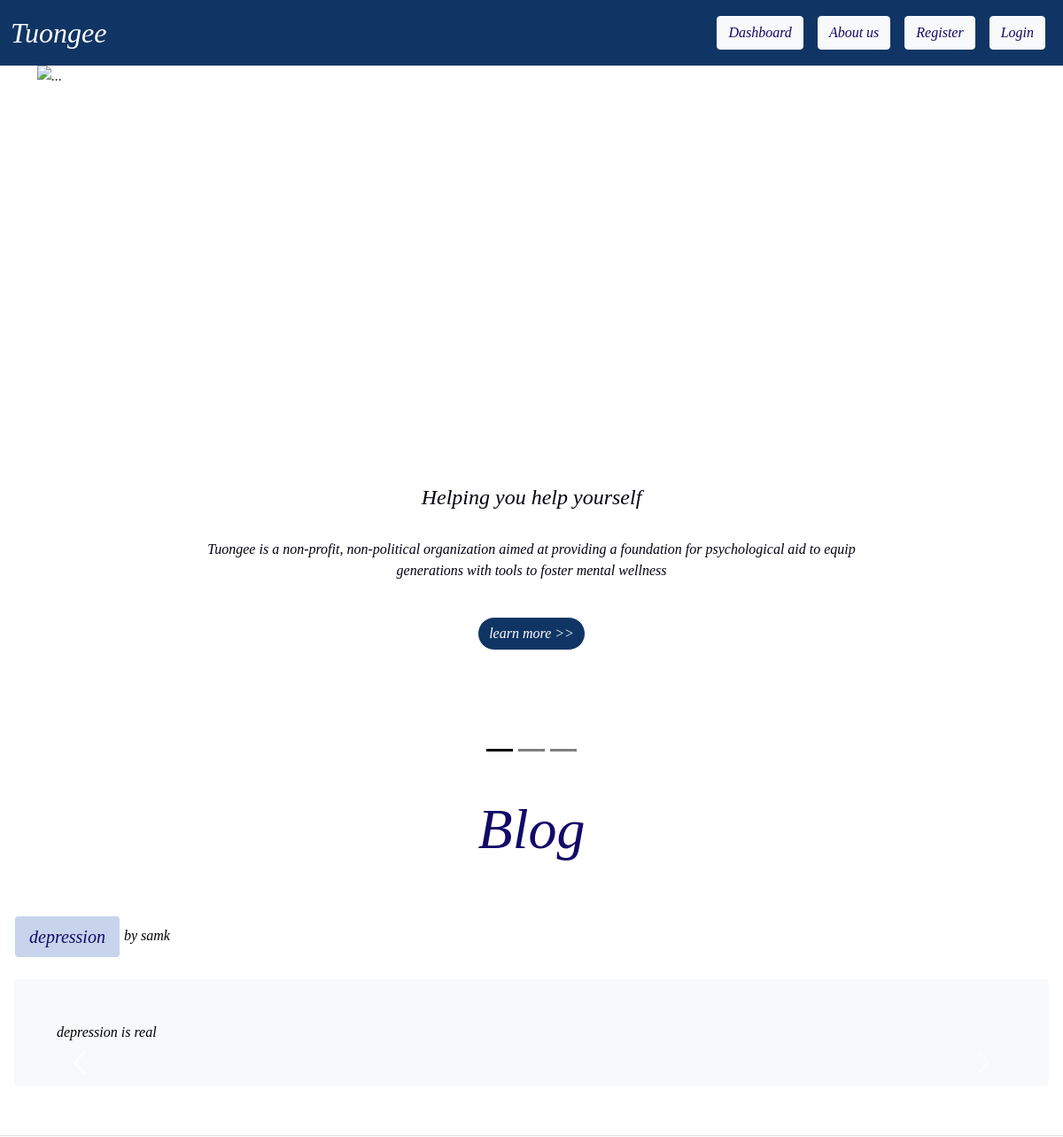
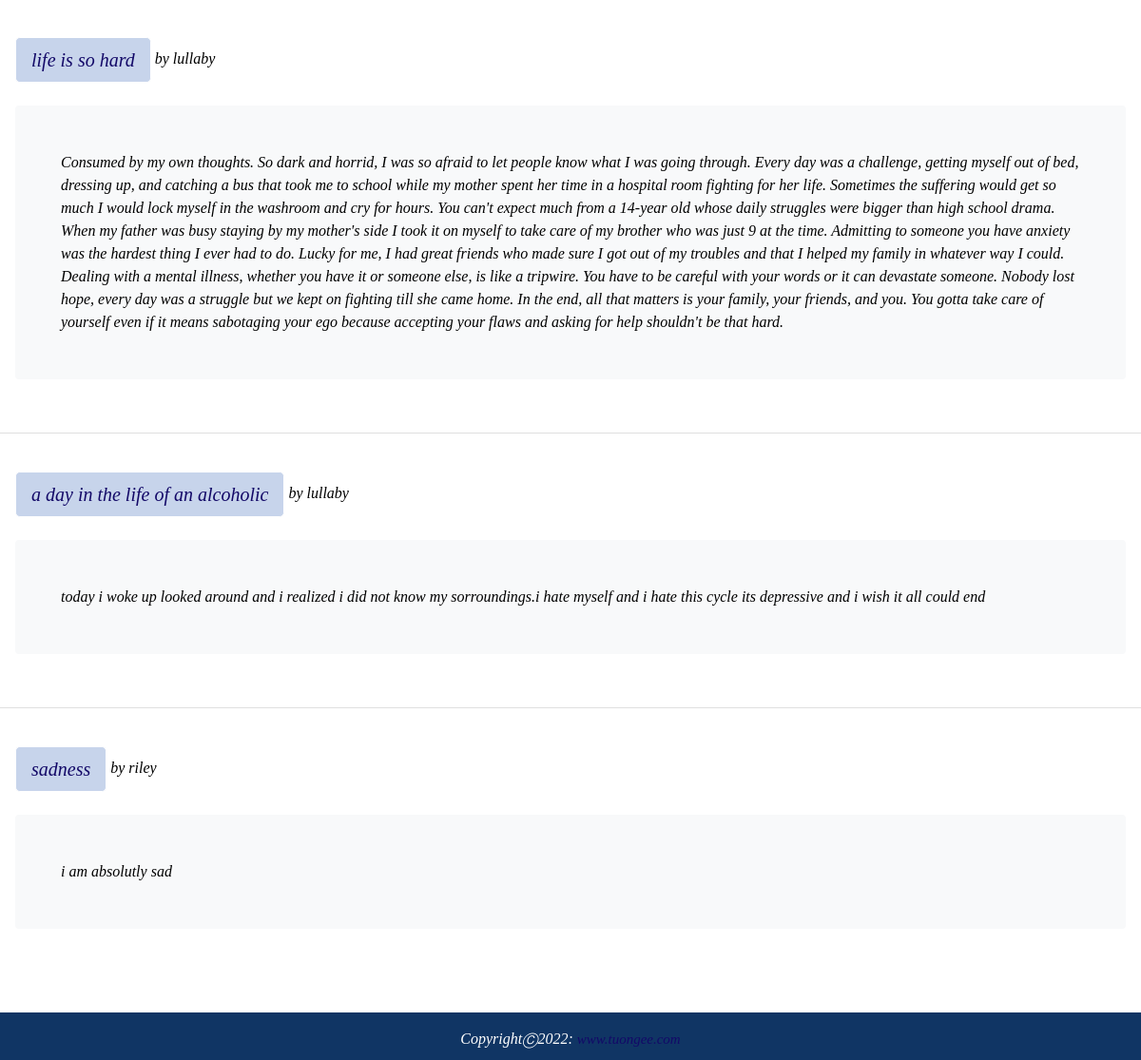
The page / on the database its author committed (2 pictures, top to bottom).
### picblog/models.py (models this page shows, shortened)
class Post(models.Model):
    title= models.CharField(max_length=255)
    author= models.ForeignKey(User, on_delete=models.CASCADE)
    body = models.TextField()
    header_image = models.ImageField(upload_to="images/")

### picblog/views.py (the view)
# urls.py: path('',HomeView.as_view(),name="home"),
class HomeView(ListView):
    model = Post
    template_name= 'home.html'
    ordering=['-id']

### picblog/templates/home.html (shortened to what this page needs)
{% extends "base.html" %} {% block content %}
<div id="carouselExampleDark" class="carousel carousel-dark slide" data-bs-ride="carousel">
	<div class="carousel-indicators">
	  <button type="button" data-bs-target="#carouselExampleDark" data-bs-slide-to="0" class="active" aria-current="true" aria-label="Slide 1"></button>
	  <button type="button" data-bs-target="#carouselExampleDark" data-bs-slide-to="1" aria-label="Slide 2"></button>
	  <button type="button" data-bs-target="#carouselExampleDark" data-bs-slide-to="2" aria-label="Slide 3"></button>
	</div>
	<div class="carousel-inner carousel-fade">
	  <div class="carousel-item active " data-bs-interval="10000" style="height:100vh ;transition: transform 2s ease, opacity .5s ease-out">
		<img src="https://img.freepik.com/free-vector/people-connecting-jigsaw-pieces-head-together_53876-59847.jpg?t=st=1655846442~exp=1655847042~hmac=cd8961d36245b016c3d0385757d57ca22070b5877c149d442890cf16dd23b21c&w=740" class="d-block w-100" alt="...">
		<div class="carousel-caption d-none d-md-block" style="margin-bottom:100px ; color:rgb(3, 1, 18);font-family: 'Times New Roman', Times, serif;">
		  <h4><i>Helping you help yourself</i></h4>
		  <br>
		  <p><i>Tuongee is a non-profit, non-political organization aimed at
			providing a foundation for psychological aid to equip generations
		   with tools to foster mental wellness</i></p>
		   <br>
		   <a href="/celebrities"><button type="button" class="btn btn-light" style="background-color:rgb(16, 53, 100) ; border-radius: 30px;color: #fff;">learn more >></button></a>
		</div>
	  </div>
	  </div>
	</div>
	<button class="carousel-control-prev" type="button" data-bs-target="#carouselExampleDark" data-bs-slide="prev">
	  <span class="carousel-control-prev-icon" aria-hidden="true"></span>
	</button>
	<button class="carousel-control-next" type="button" data-bs-target="#carouselExampleDark" data-bs-slide="next">
	  <span class="carousel-control-next-icon" aria-hidden="true"></span>
	</button>
  </div>
<br>
<h1 style="margin-bottom: 50px; text-align: center; font-size: 4rem;color:rgb(19, 9, 104) ;">Blog</h1>
<ul class="list-group list-group-flush" style="color: black;">
	{% for post in object_list %}
	<li class="list-group-item" style="margin-bottom: 2rem; color: black" >
		<a style="color: white;"href="{% url 'post' post.pk%}" class="btn btn-primary btn-lg"
			>{{post.title}}
		</a>
		by {{post.author.username}}
		<br />
		<br />
		<div  class="bg-light p-5 rounded">{{post.body}}</div>
		<br />
		<br />
	</li>
	{% endfor %}
</ul>
{% endblock %}

### picblog/templates/base.html (style rules this page uses)
* { font-family: 'Vollkorn', serif; font-style: italic; }

### picblog/templates/home.html (style rules this page uses)
a { color: rgb(19, 9, 104) !important; }
.btn-primary { background-color: #c7d4eb !important; border-color: white !important; }

### rows shown on the page
Post: title "depression", author.username "samk", body "depression is real"
Post: title "life is so hard", author.username "lullaby", body "Consumed by my own thoughts. So dark and horrid, I was so afraid to let people know what I was going through. Every day was a challenge, getting myself out of bed, dressing up, and catching a bus that took me to school while my mother spent her time in a hospital room fighting for her life. Sometimes the suffering would get so much I would lock myself in the washroom and cry for hours. You can't expect much from a 14-year old whose daily struggles were bigger than high school drama. When my father was busy staying by my mother's side I took it on myself to take care of my brother who was just 9 at the time. Admitting to someone you have anxiety was the hardest thing I ever had to do. Lucky…"
Post: title "a day in the life of an alcoholic", author.username "lullaby", body "today i woke up looked around and i realized i did not know my sorroundings.i hate myself and i hate this cycle its depressive and i wish it all could end"
Post: title "sadness", author.username "riley", body "i am absolutly sad"
